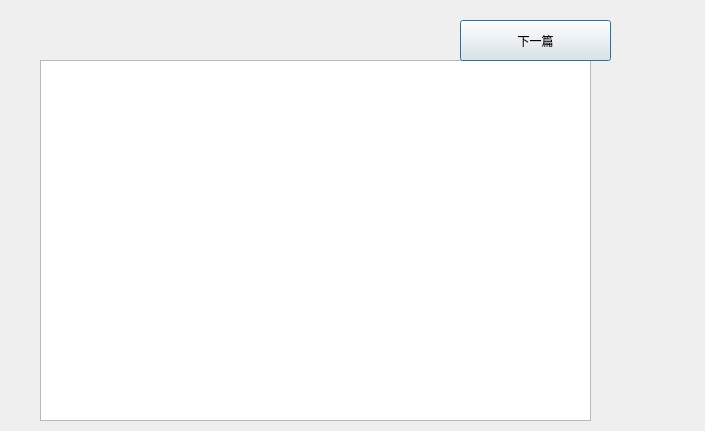
<?xml version="1.0" encoding="UTF-8"?>
<ui version="4.0">
 <class>dialog4_2</class>
 <widget class="QDialog" name="dialog4_2">
  <property name="geometry">
   <rect>
    <x>0</x>
    <y>0</y>
    <width>705</width>
    <height>431</height>
   </rect>
  </property>
  <property name="windowTitle">
   <string>Dialog</string>
  </property>
  <property name="styleSheet">
   <string notr="true">border-image: url(:/C:/Users/陈龙/Desktop/处理后的图/素材10.png);</string>
  </property>
  <widget class="QTextEdit" name="textEdit">
   <property name="geometry">
    <rect>
     <x>40</x>
     <y>60</y>
     <width>551</width>
     <height>361</height>
    </rect>
   </property>
   <property name="styleSheet">
    <string notr="true">border-image: url(:/C:/Users/陈龙/Desktop/处理后的图/透明.png);
color: rgb(255, 255, 255);
font: 12pt &quot;宋体&quot;;</string>
   </property>
  </widget>
  <widget class="QPushButton" name="pushButton">
   <property name="geometry">
    <rect>
     <x>460</x>
     <y>20</y>
     <width>151</width>
     <height>41</height>
    </rect>
   </property>
   <property name="styleSheet">
    <string notr="true">border-image: url(:/C:/Users/陈龙/Desktop/处理后的图/按钮2.png);
font: 75 14pt &quot;微软雅黑&quot;;
color: rgb(0, 0, 0);</string>
   </property>
   <property name="text">
    <string>下一篇</string>
   </property>
  </widget>
 </widget>
 <resources/>
 <connections/>
</ui>
